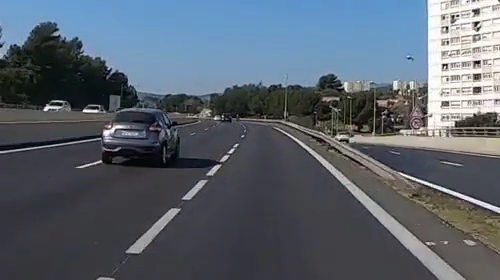
#> input picture frame 40 of road_car_view.mp4, 500 x 280 px
$ python roadLinesDetection.py
#> lines starting #> are read from the running program, lines starting #| are printed output that depends on the picture; after the words box and inside, x2 and y2 are one past the last pixel; in counts of white or black regions, pixels touching at a corner belong together

# We want to:
# detect the lines of a road in a video
# filter lines to get the two of the roads only
# display the road as a map thanks to these lines

############## imports ##############

import cv2
import numpy as np
import matplotlib.pyplot as plt


############## variables definition ##############
window_original_road = 'Lines Detection'
window_drawn_road = 'Road Drawing'


delay = 200

max_value = 255

low_H = 0
high_H = max_value

low_S = 0
high_S = 50

low_V = 105
high_V = max_value

low_edge = 100
high_edge = 200


hThreshold = 40

min_rho_left_line = -300
max_rho_left_line = -200
min_theta_left_line = 2
max_theta_left_line = 3

min_rho_right_line = 50
max_rho_right_line = 150
min_theta_right_line = 0
max_theta_right_line = 1.2


size = 200, 100, 1
img = np.zeros(size, dtype=np.uint8)
line_length = 5
last_x = int(img.shape[1]/2)
last_y = int(img.shape[0])

theta_straight_line = 1.45
degree_straight_line = -90
coef = degree_straight_line/theta_straight_line

############## functions definition ##############

# draw the line (rho, theta) in img with color
def drawLine(rho, theta, img, color):
    a = np.cos(theta)
    b = np.sin(theta)
    x0 = a*rho
    y0 = b*rho
    x1 = int(x0 + 1000*(-b))
    y1 = int(y0 + 1000*(a))
    x2 = int(x0 - 1000*(-b))
    y2 = int(y0 - 1000*(a))
    cv2.line(img,(x1,y1),(x2,y2),color,2)

# computes and return the next line point with the first point, the angle and the length of the line
def nextLinePoint(x1,y1, angle, length):
    x2 =  int(round(x1 + length * np.cos(angle * np.pi / 180.0)))
    y2 =  int(round(y1 + length * np.sin(angle * np.pi / 180.0)))
    return x2, y2

# create an array of zeros of the size passed in parameter
def createArray(height, width, depth):
    size = height, width, depth
    return np.zeros(size, dtype=np.uint8)

# creates a new array/image if the point (x2,y2) is not in the array img
# this new array/image contain the previous img at the right place (below, to the left, etc..) in order to have (x2,y2) at a border
# and change the values of the points (x1,y1) and (x2,y2)
def newArray(x1, y1, x2, y2, img):
    new_array = img

    if not nextPointDrawable(x2,y2,img):
        if x2 < 0:
            space = abs(x2)
            space_array = createArray(img.shape[0], space, 1)
            new_array = np.append(space_array, img, axis=1)
            x2 += space
            x1 += space

        elif x2 > img.shape[1]:
            space = x2 - img.shape[1]
            space_array = createArray(img.shape[0], space, 1)
            new_array = np.append(img, space_array, axis=1)


        if y2 < 0:
            space = abs(y2)
            space_array = createArray(space, img.shape[1], 1)
            new_array = np.append(space_array, img, axis=0)
            y2 += space
            y1 += space
        elif y2 > img.shape[0]:
            space = y2 - img.shape[0]
            space_array = createArray(space, img.shape[1], 1)
            new_array = np.append(img, space_array, axis=0)


    return new_array, x1, y1, x2, y2

# say if the point (x2,y2) is contained the array/image or not
def nextPointDrawable(x2,y2, img):
    return x2 >= 0 and x2 < img.shape[1] and y2 >= 0 and y2 < img.shape[0]

# analyse the line passed in parameter to say if it's a left line, a right line, or none of them
def lineAnalysis(rho, theta):
    left_line = False
    right_line = False

    if rho > min_rho_left_line and rho < max_rho_left_line and theta > min_theta_left_line and theta < max_theta_left_line:
        left_line = True
    elif rho > min_rho_right_line and rho < max_rho_right_line and theta > min_theta_right_line and theta < max_theta_right_line:
        right_line = True

    return left_line, right_line


# take every line detected in parameter, and find one left line and one right line
def linesLeftAndRight(lines):
    left_rho = left_theta = 0
    right_rho = right_theta = 0
    left_line_found = right_line_found = False

    if lines is not None:
        for line in lines:
            rho, theta = line[0]
            left_line, right_line = lineAnalysis(rho, theta)

            if left_line and not left_line_found:
                left_line_found = True
                left_rho = rho
                left_theta = theta
            elif right_line and not right_line_found:
                right_line_found = True
                right_rho = rho
                right_theta = theta

            if left_line_found and right_line_found:
                break

    return left_rho, left_theta, right_rho, right_theta


# return the angle in degree of the line to draw
def thetaToDegree(theta):
    return coef * theta


############## main program ##############

videoName = "road_car_view.mp4"
video = cv2.VideoCapture(videoName)

if not video.isOpened():
    print("Error opening video "+videoName)

while(video.isOpened()):
    read_flag, frame = video.read()
#> frame is the input picture: shape (280, 500, 3); mean B, G, R 109.3, 98.5, 89.3
    # if the video is finished, we get out of the loop
    if not read_flag:
        print(videoName+" finished")
        break
    # we only want the lower part of the image: the road
    height, width = frame.shape[:2]
#> height = 280; width = 500
    img_road = frame[height-80:height, 0:width]
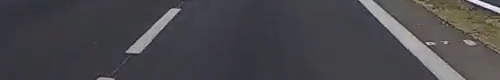
#> img_road: shape (80, 500, 3); mean B, G, R 74.9, 71.1, 71.9

    # now we have only the road with the lines
    # so let's convert this image to hsv...
    hsv = cv2.cvtColor(img_road, cv2.COLOR_BGR2HSV)
#> hsv: shape (80, 500, 3); mean H, S, V 102.3, 28.6, 77.4
    # ...threshold it in order to get only the road lines....
    low_HSV = np.array([low_H, low_S, low_V])
    up_HSV = np.array([high_H, high_S, high_V])
    hsv_mask = cv2.inRange(hsv, low_HSV, up_HSV)
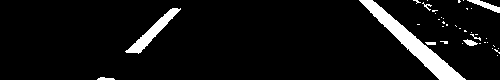
#> hsv_mask: shape (80, 500); 6.7% white; 39 white regions (31 under 20 px), largest, box (x1, y1, x2, y2) and area: (359, 0, 466, 80) 1666, (125, 8, 181, 54) 594, (467, 0, 500, 13) 155
    # ...and blur the final image
    hsv_blured = cv2.GaussianBlur(hsv_mask, (7, 7), 0)
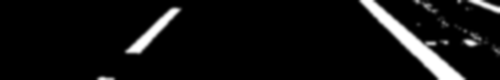
#> hsv_blured: shape (80, 500); min 0, max 255, mean 17.2

    # now, detect the edges on the image
    edges = cv2.Canny(hsv_mask, low_edge, high_edge)
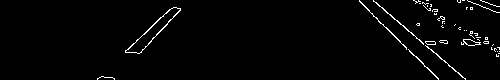
#> edges: shape (80, 500); 2.1% white in thin lines or dots, all inside (x1, y1, x2, y2) = (97, 0, 500, 80)

    # then, detect the lines of the edges
    lines = cv2.HoughLines(edges, 1, np.pi / 180, hThreshold)
#> lines = 14 rows, first 8: [-245, 2.29], [-239, 2.27], [-248, 2.34], [-254, 2.36], [138, 0.75], [124, 0.803], [-242, 2.32], [-258, 2.37]

    # find left line and right line
    left_rho, left_theta, right_rho, right_theta = linesLeftAndRight(lines)
#> the loop in linesLeftAndRight, `for line in lines:` made 5 passes
#> (rho, theta, left_line, right_line, left_line_found, left_rho, left_theta) on pass 1: (-245, 2.29, True, False, True, -245, 2.29)
#> (rho, theta, left_line, right_line, right_line_found, right_rho, right_theta) on pass 5: (138, 0.75, False, True, True, 138, 0.75)
#> after the loop in linesLeftAndRight, `for line in lines:`: left_line_found = True; left_rho = -245; left_theta = 2.29; right_line_found = True; right_rho = 138; right_theta = 0.75
#> left_rho = -245; left_theta = 2.29; right_rho = 138; right_theta = 0.75

    # draw
    if left_rho != 0 and left_theta != 0 and right_rho != 0 and right_theta != 0:
        drawLine(left_rho, left_theta, img_road, (0,0,255))
#> in drawLine, `a = np.cos(theta)`: a = -0.656
#> in drawLine, `b = np.sin(theta)`: b = 0.755
#> in drawLine, `x0 = a*rho`: x0 = 160.7
#> in drawLine, `y0 = b*rho`: y0 = -184.9
#> in drawLine, `x1 = int(x0 + 1000*(-b))`: x1 = -593
#> in drawLine, `y1 = int(y0 + 1000*(a))`: y1 = -840
#> in drawLine, `x2 = int(x0 - 1000*(-b))`: x2 = 915
#> in drawLine, `y2 = int(y0 - 1000*(a))`: y2 = 471
        drawLine(right_rho, right_theta, img_road, (255,0,0))
#> call 2 of drawLine, with rho = 138, theta = 0.75, color = (255, 0, 0)
#> in drawLine (call 2), `a = np.cos(theta)`: a = 0.731
#> in drawLine (call 2), `b = np.sin(theta)`: b = 0.682
#> in drawLine (call 2), `x0 = a*rho`: x0 = 100.9
#> in drawLine (call 2), `y0 = b*rho`: y0 = 94.12
#> in drawLine (call 2), `x1 = int(x0 + 1000*(-b))`: x1 = -581
#> in drawLine (call 2), `y1 = int(y0 + 1000*(a))`: y1 = 825
#> in drawLine (call 2), `x2 = int(x0 - 1000*(-b))`: x2 = 782
#> in drawLine (call 2), `y2 = int(y0 - 1000*(a))`: y2 = -637
#> in drawLine (call 2), `cv2.line(img,(x1,y1),(x2,y2),color,2)`:
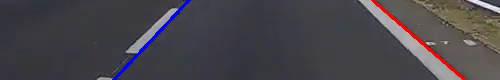
#> img: shape (80, 500, 3); mean B, G, R 75, 69, 72.2

        theta_mean_line = left_theta - right_theta
#> theta_mean_line = 1.54
        x2, y2 = nextLinePoint(last_x, last_y, thetaToDegree(theta_mean_line), line_length)
#> in nextLinePoint, `x2 =  int(round(x1 + length * np.cos(angle * np.pi / 180.0)))`: x2 = 50
#> in nextLinePoint, `y2 =  int(round(y1 + length * np.sin(angle * np.pi / 180.0)))`: y2 = 195
#> x2 = 50; y2 = 195

        # if necessary, increase img to be able to draw the line completly
        img, last_x, last_y, x2, y2  = newArray(last_x,last_y,x2,y2,img)
#> in newArray, `new_array = img`: new_array: shape (200, 100, 1); every value is 0
#> last_x = 50; last_y = 200


    # display
    cv2.imshow(window_original_road, img_road)
    if cv2.waitKey(delay) == 27:
#> (key Esc is pressed here)
        break
    cv2.line(img,(last_x,last_y),(x2,y2),(255,255,255),2)
    cv2.imshow(window_drawn_road, img)

    # new point becomes last point at each iteration
    last_x = x2
    last_y = y2


video.release()
cv2.destroyAllWindows()
